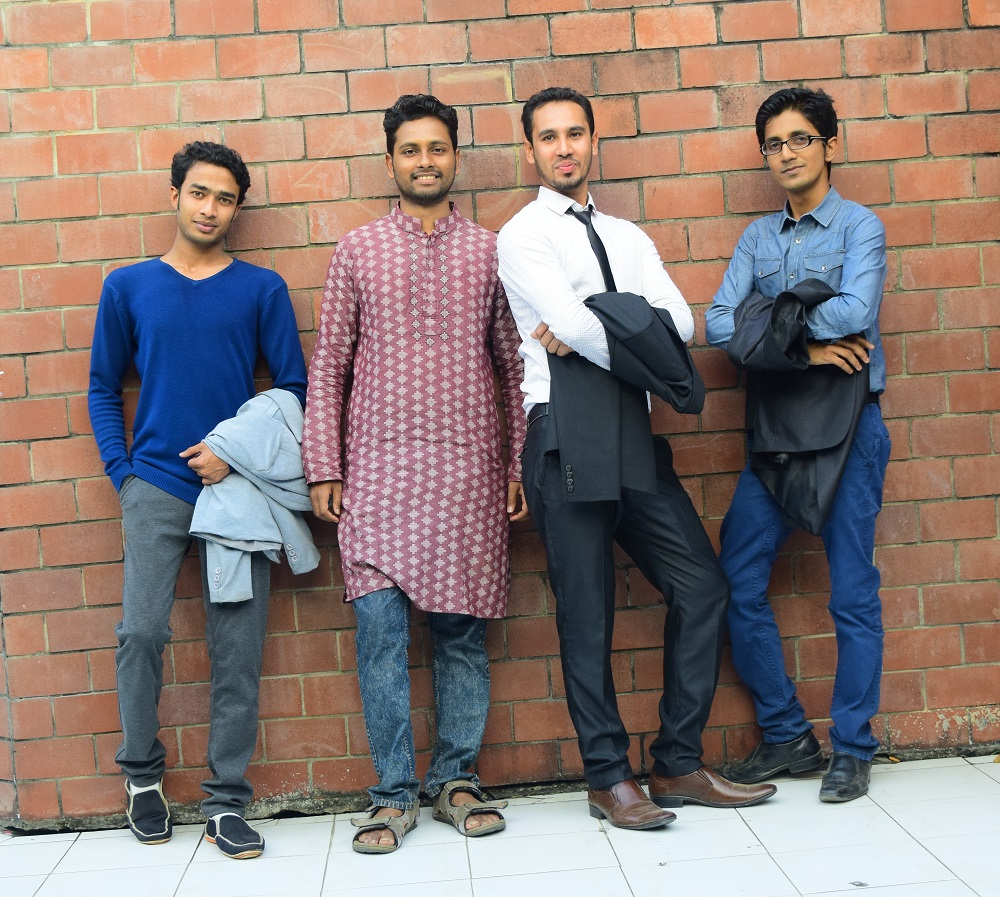
#> input picture ImagesClassification/nahid.jpg, 1000 x 897 px
$ python ImageClassification01.py
#> lines starting #> are read from the running program, lines starting #| are printed output that depends on the picture
# -*- coding: utf-8 -*-
"""
Created on Wed Feb 22 20:17:00 2017

@author: NAHID
"""

import numpy as np
import numpy as np
import cv2

img = cv2.imread('nahid.jpg',0)
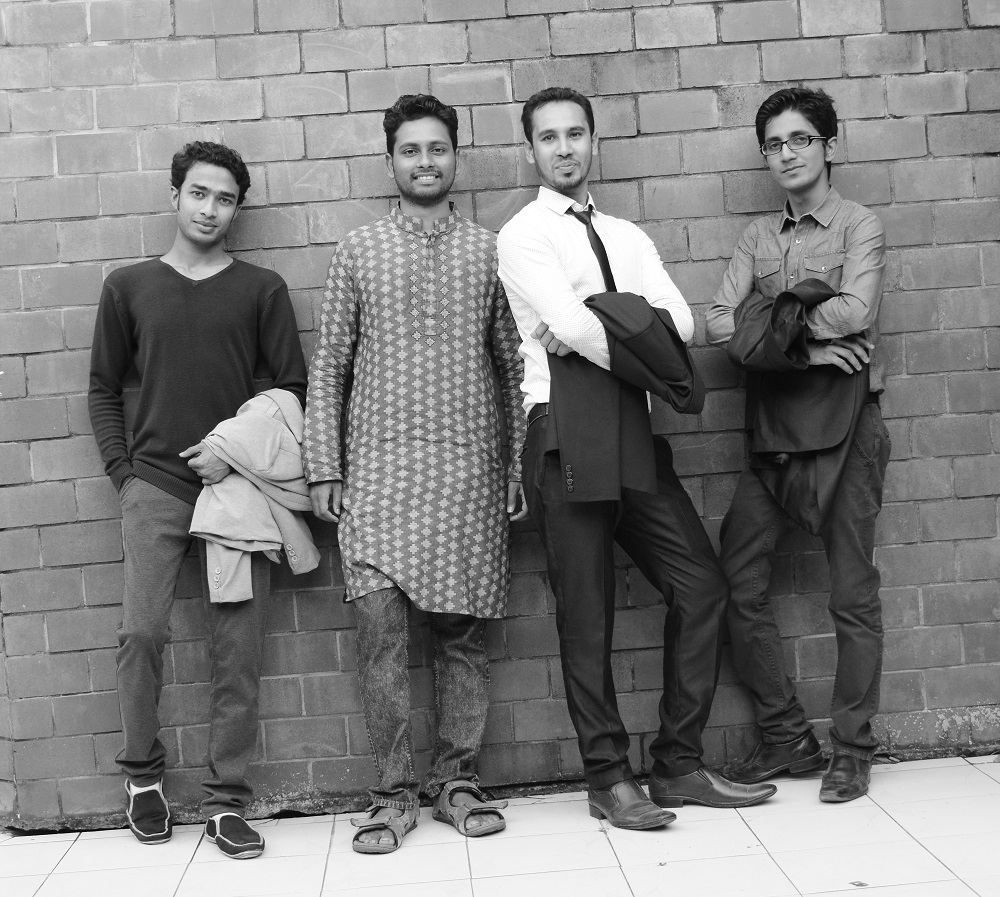
#> img: shape (897, 1000); min 0, max 255, mean 128.4
cv2.imshow('image',img)
k = cv2.waitKey(0)
#> (key Esc is pressed here)
if k == 27:         # wait for ESC key to exit
    cv2.destroyAllWindows()
elif k == ord('s'): # wait for 's' key to save and exit
    cv2.imwrite('nahidgray.png',img)
    cv2.destroyAllWindows()
